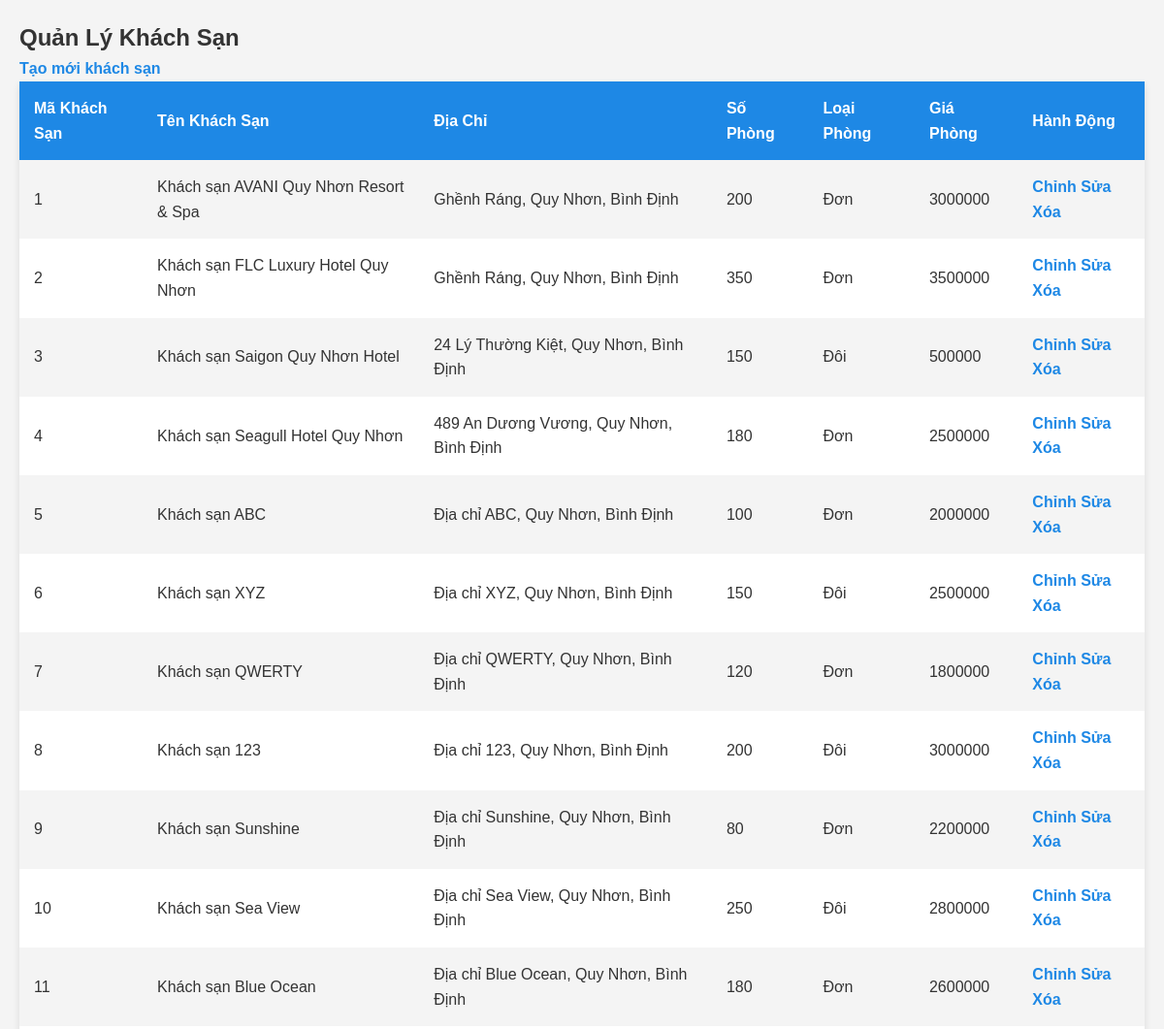
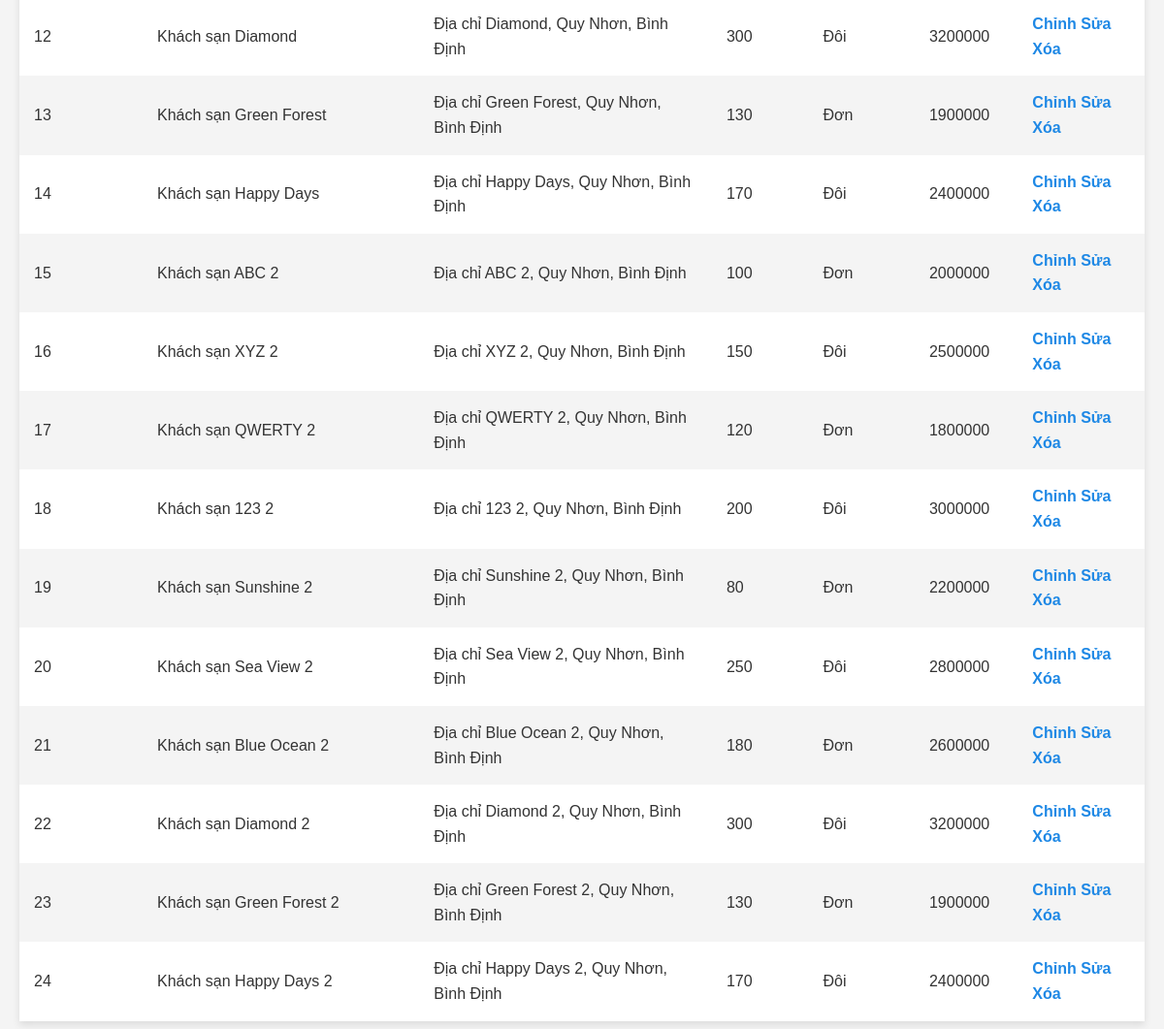
/quanly_khachsan.php (signed in), run on the app's committed database (2 pictures, top to bottom).
### tables this page shows
CREATE TABLE `khachsan` (
  `makhachsan` int(11) NOT NULL,
  `tenkhachsan` varchar(100) NOT NULL,
  `diachi` varchar(100) NOT NULL,
  `sophong` int(11) NOT NULL,
  `giaphong` int(11) NOT NULL,
  `hinhanh` varchar(255) NOT NULL,
  `loaiphong` varchar(50) NOT NULL
);

### quanly_khachsan.php (the view, shortened to what this page needs)
<?php
include 'db.php';
$sql_hotels = "SELECT * FROM khachsan";
$result_hotels = mysqli_query($conn, $sql_hotels);
?>
<!DOCTYPE html>
<html lang="en">
<head>
  <link rel="stylesheet" href="css/styles.css">
</head>
<body>
  <h2>Quản Lý Khách Sạn</h2>
  <a href="themkhachsan.php" class="btn-create">Tạo mới khách sạn</a>
  <table>
    <tr>
      <th>Mã Khách Sạn</th>
      <th>Tên Khách Sạn</th>
      <th>Địa Chỉ</th>
      <th>Số Phòng</th>
      <th>Loại Phòng</th>
      <th>Giá Phòng</th>
      <th>Hành Động</th>
    </tr>
    <?php
    if (mysqli_num_rows($result_hotels) > 0) {
      while($row = mysqli_fetch_assoc($result_hotels)) {
        echo "<tr>";
        echo "<td>" . $row["makhachsan"] . "</td>";
        echo "<td>" . $row["tenkhachsan"] . "</td>";
        echo "<td>" . $row["diachi"] . "</td>";
        echo "<td>" . $row["sophong"] . "</td>";
        echo "<td>" . $row["loaiphong"] . "</td>";
        echo "<td>" . $row["giaphong"] . "</td>";
        echo '<td>
                <a href="suakhachsan.php?makhachsan=' . $row["makhachsan"] . '">Chỉnh Sửa</a>
                <a href="xoakhachsan.php?makhachsan=' . $row["makhachsan"] . '" onclick="return confirm(\'Bạn có chắc chắn muốn xóa khách sạn này?\');">Xóa</a>
              </td>';
        echo "</tr>";
      }
    } else {
      echo "<tr><td colspan='6'>Không có khách sạn nào.</td></tr>";
    }
    ?>
  </table>
</body>
</html>

### css/styles.css (style rules this page uses)
* { margin: 0; padding: 0; box-sizing: border-box; }
a { color: #333; }
body { font-family: Arial, sans-serif; line-height: 1.6; background-color: #f4f4f4; color: #333; padding: 20px; }
table { width: 100%; border-collapse: collapse; margin-bottom: 2rem; box-shadow: 0 4px 8px rgba(0, 0, 0, 0.1); background-color: white; }
table th, table td { padding: 15px; text-align: left; }
table th { background-color: #1e88e5; color: white; font-weight: bold; }
table tr:nth-child(even) { background-color: #f4f4f4; }
a { color: #1e88e5; text-decoration: none; font-weight: bold; }

### data on the page
khachsan: makhachsan "1", tenkhachsan "Khách sạn AVANI Quy Nhơn Resort & Spa", diachi "Ghềnh Ráng, Quy Nhơn, Bình Định", sophong "200", loaiphong "Đơn", giaphong "3000000"
khachsan: makhachsan "2", tenkhachsan "Khách sạn FLC Luxury Hotel Quy Nhơn", diachi "Ghềnh Ráng, Quy Nhơn, Bình Định", sophong "350", loaiphong "Đơn", giaphong "3500000"
khachsan: makhachsan "3", tenkhachsan "Khách sạn Saigon Quy Nhơn Hotel", diachi "24 Lý Thường Kiệt, Quy Nhơn, Bình Định", sophong "150", loaiphong "Đôi", giaphong "500000"
khachsan: makhachsan "4", tenkhachsan "Khách sạn Seagull Hotel Quy Nhơn", diachi "489 An Dương Vương, Quy Nhơn, Bình Định", sophong "180", loaiphong "Đơn", giaphong "2500000"
khachsan: makhachsan "5", tenkhachsan "Khách sạn ABC", diachi "Địa chỉ ABC, Quy Nhơn, Bình Định", sophong "100", loaiphong "Đơn", giaphong "2000000"
khachsan: makhachsan "6", tenkhachsan "Khách sạn XYZ", diachi "Địa chỉ XYZ, Quy Nhơn, Bình Định", sophong "150", loaiphong "Đôi", giaphong "2500000"
khachsan: makhachsan "7", tenkhachsan "Khách sạn QWERTY", diachi "Địa chỉ QWERTY, Quy Nhơn, Bình Định", sophong "120", loaiphong "Đơn", giaphong "1800000"
khachsan: makhachsan "8", tenkhachsan "Khách sạn 123", diachi "Địa chỉ 123, Quy Nhơn, Bình Định", sophong "200", loaiphong "Đôi", giaphong "3000000"
khachsan: makhachsan "9", tenkhachsan "Khách sạn Sunshine", diachi "Địa chỉ Sunshine, Quy Nhơn, Bình Định", sophong "80", loaiphong "Đơn", giaphong "2200000"
khachsan: makhachsan "10", tenkhachsan "Khách sạn Sea View", diachi "Địa chỉ Sea View, Quy Nhơn, Bình Định", sophong "250", loaiphong "Đôi", giaphong "2800000"
khachsan: makhachsan "11", tenkhachsan "Khách sạn Blue Ocean", diachi "Địa chỉ Blue Ocean, Quy Nhơn, Bình Định", sophong "180", loaiphong "Đơn", giaphong "2600000"
khachsan: makhachsan "12", tenkhachsan "Khách sạn Diamond", diachi "Địa chỉ Diamond, Quy Nhơn, Bình Định", sophong "300", loaiphong "Đôi", giaphong "3200000"
khachsan: makhachsan "13", tenkhachsan "Khách sạn Green Forest", diachi "Địa chỉ Green Forest, Quy Nhơn, Bình Định", sophong "130", loaiphong "Đơn", giaphong "1900000"
khachsan: makhachsan "14", tenkhachsan "Khách sạn Happy Days", diachi "Địa chỉ Happy Days, Quy Nhơn, Bình Định", sophong "170", loaiphong "Đôi", giaphong "2400000"
khachsan: makhachsan "15", tenkhachsan "Khách sạn ABC 2", diachi "Địa chỉ ABC 2, Quy Nhơn, Bình Định", sophong "100", loaiphong "Đơn", giaphong "2000000"
khachsan: makhachsan "16", tenkhachsan "Khách sạn XYZ 2", diachi "Địa chỉ XYZ 2, Quy Nhơn, Bình Định", sophong "150", loaiphong "Đôi", giaphong "2500000"
khachsan: makhachsan "17", tenkhachsan "Khách sạn QWERTY 2", diachi "Địa chỉ QWERTY 2, Quy Nhơn, Bình Định", sophong "120", loaiphong "Đơn", giaphong "1800000"
khachsan: makhachsan "18", tenkhachsan "Khách sạn 123 2", diachi "Địa chỉ 123 2, Quy Nhơn, Bình Định", sophong "200", loaiphong "Đôi", giaphong "3000000"
khachsan: makhachsan "19", tenkhachsan "Khách sạn Sunshine 2", diachi "Địa chỉ Sunshine 2, Quy Nhơn, Bình Định", sophong "80", loaiphong "Đơn", giaphong "2200000"
khachsan: makhachsan "20", tenkhachsan "Khách sạn Sea View 2", diachi "Địa chỉ Sea View 2, Quy Nhơn, Bình Định", sophong "250", loaiphong "Đôi", giaphong "2800000"
khachsan: makhachsan "21", tenkhachsan "Khách sạn Blue Ocean 2", diachi "Địa chỉ Blue Ocean 2, Quy Nhơn, Bình Định", sophong "180", loaiphong "Đơn", giaphong "2600000"
khachsan: makhachsan "22", tenkhachsan "Khách sạn Diamond 2", diachi "Địa chỉ Diamond 2, Quy Nhơn, Bình Định", sophong "300", loaiphong "Đôi", giaphong "3200000"
khachsan: makhachsan "23", tenkhachsan "Khách sạn Green Forest 2", diachi "Địa chỉ Green Forest 2, Quy Nhơn, Bình Định", sophong "130", loaiphong "Đơn", giaphong "1900000"
khachsan: makhachsan "24", tenkhachsan "Khách sạn Happy Days 2", diachi "Địa chỉ Happy Days 2, Quy Nhơn, Bình Định", sophong "170", loaiphong "Đôi", giaphong "2400000"
